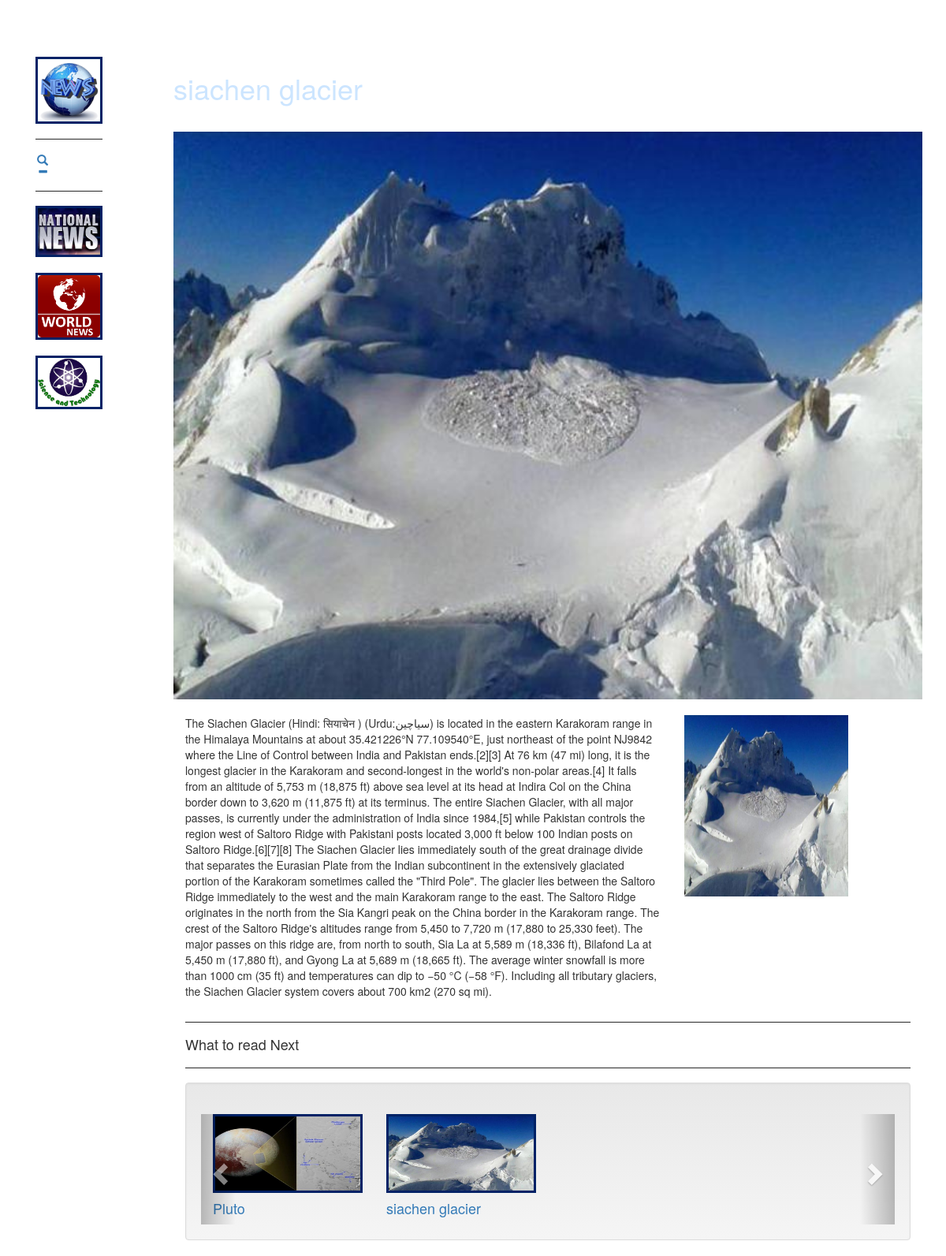
The app's page /article/1 with its own data.
### articles/models.py (models this page shows, shortened)
class News(models.Model):
    title = models.CharField("Title", max_length = 256)
    author_Detail = models.CharField("Author" , max_length = 128)
    date = models.DateTimeField("Published Date")
    m_image = models.ImageField("Main Image ",
        upload_to =  autogenerated_Main_Image_Name ,)
    s_Image = models.ImageField("Sub Image",              #next step store m_image and s_iamge i a seperate folder
        upload_to = autogenerated_Sub_Image_Name,)
    body = models.TextField("Main Article")
    likecount = models.TextField("LikeCount" , default="0",max_length = 1000,blank=True,editable=False)
    class Meta:
         verbose_name_plural = "News"
         ordering = ['-date']

### articles/views.py (the view)
# urls.py: url(r'(?P<article_id>\d+)$' ,'articles.views.listOfArticles'),
def listOfArticles(request,article_id):
    return render(request, 'articlesDetail.html',{'listing': News.objects.get(id=article_id) , 'title' : 'Articles Detail' , 'first4rec' :News.objects.all()[0:4],})

### template/articlesDetail.html (shortened to what this page needs)
{% extends "base.html" %}
{% block content %}
        <h1 style= "color: #cce5ff">    {{ listing.title }} </h1>
        <h5 style = "color:#ffffff"> {{listing.date|date:"l , F , d , Y"}} | <span style = "color : #ffffff " > {{listing.author_Detail}}</span> </h5>
           <img id = "detailImage" src = "{{listing.m_image.url}}" style="width: 100%; alt = "{{listing.title}}"></a>
          <div  id = "listingArticle" class = "col-lg-8">
            <br><div id = "listing-paragraph">
                <p color : "blue" >{{listing.body}}</p>
            </div>
        </div><br>
        <div id = "listingbody" class = "col-lg-3" >
               <br><img  id = "secondaryImage" src = "{{listing.s_Image.url}}"  width ="250" height = "230"  margin-top = "70" alt = "{{listing.title}}"  margin-top ="72">
        </div>
{%endblock%}

### template/base.html (shortened to what this page needs)
<!DOCTYPE>
{% load static %}
<html>
	<head>
     <link rel="stylesheet" href="http://maxcdn.bootstrapcdn.com/bootstrap/3.3.6/css/bootstrap.min.css">
	  <link rel="stylesheet" href="{% static "css/bootstrap.css" %}" >
	   <link rel="stylesheet" href="{% static "css/bootstrap.min.css" %}" >
	  <link rel="stylesheet"href="{% static "css/boo.css" %}" >
	   <link rel="stylesheet"href="{% static "css/bootstrap-theme.css" %}" >
	</head>
	<body>
       <div class="container">
			<div class="container-fluid">
				  <div class="row">
				  <div class = "col-lg-12" id = "gameplay-scoreboard"></div>
				  <div class="col-lg-2">
				      <ul class="nav  nav-stacked affix col-lg-1 col-sm-2">
				        <li class = ""><img class = "img-responsive" src="{% static "images/news.png" %}"></li>
				        <hr>
				        <a href = "#" <li  id = "search" class="glyphicon glyphicon-search" ></li> </a>
				        <a href = "#" <li id= "minus" class="glyphicon glyphicon-minus "></li> </a><hr>
				        <a href = "#"><li class=""> <img class= "img-responsive" src= "{% static "images/national-news.jpg" %}"></li></a></br>
				       <a href="#"><li  class = ""><img  class="img-responsive" src="{% static "images/world-news.png" %}"></li></a> </br>
				        <a href ="#"><li class=""> <img class="img-responsive"  src="{% static "images/science-and-tech-logo.jpg" %}"></li></a>
				      </ul>
				   </div>
				  <div class="col-lg-10" id = "articles-list">
    				 <div class = "row">
					   {% block content %}{%endblock%}
				   </div>
				   <hr>
				    <h4> What to read Next </h4>
				    <hr>
				     <div class = "row">
     <div class="col-md-12 col-lg-12">
        <div class="well">
            <div class="carousel slide" id="myCarousel">
				  <div class="carousel-inner">
				    <div class="item active">
						 {% for news in first4rec %}
					          <div  class = "col-xs-2 col-lg-3">
					          	<a href = "{{news.id}}"><img src = "{{MEDIA_URL}}{{news.s_Image}}" style="width: 100%;height:100px;" class = "img-responsive"><h4> {{news.title}}</h4></a>
					          </div>
					      {% endfor %}
				    </div>
				  </div>
				  <a class="left carousel-control" href="#myCarousel" data-slide="prev"><i class="glyphicon glyphicon-chevron-left"></i></a>
				  <a class="right carousel-control" href="#myCarousel" data-slide="next"><i class="glyphicon glyphicon-chevron-right"></i></a>
				</div>
        </div>
    </div>
    </div>
   </div>
				   </div>
				  </div>
			  </div>
	</body>
</html>

### static/css/boo.css (style rules this page uses)
body { background-image: url("http://41.media.tumblr.com/0d25444a7a75ea46f65f224007a1d461/tumblr_o1vb6c2Ojr1tf8vylo1_1280.png") !important ; -moz-background-size:100% 100%; -webkit-background-size:100% 100%; background-size:100% 100%; }
#gameplay-scoreboard { background-color: ##D9D9D3; height: 54px; border: solid 1px ffffff; padding-bottom:72px; }
img { max-height:100%; max-width:100%; }
#search , #minus { padding:0px 27px 0px 2px }
.carousel-control { padding-top:10%; width:5%; }
hr { -moz-border-bottom-colors: none; -moz-border-image: none; -moz-border-left-colors: none; -moz-border-right-colors: none; -moz-border-top-colors: none; border-color: #EEEEEE -moz-use-text-color #FFFFFF; border-style: solid none; border-width: 1px 0; margin: 18px 0; width:100%; }
img.img-responsive { border: solid #002266; }
#myCarousel { margin-top :20px; }

### records on screen
News: title "siachen glacier", m_image (picture), body "The Siachen Glacier (Hindi: सियाचेन ) (Urdu:سیاچین) is located in the eastern Karakoram range in the Himalaya Mountains at about 35.421226°N 77.109540°E, just northeast of the point NJ9842 where the Line of Control between India and Pakistan ends.[2][3] At 76 km (47 mi) long, it is the longest glacier in the Karakoram and second-longest in the world's non-polar areas.[4] It falls from an altitude of 5,753 m (18,875 ft) above sea level at its head at Indira Col on the China border down to 3,620 m (11,875 ft) at its terminus. The entire Siachen Glacier, with all major passes, is currently under the administration of India since 1984,[5] while Pakistan controls the region west of Saltoro Ridge…", s_Image (picture)
News: s_Image (picture), title "Pluto"
